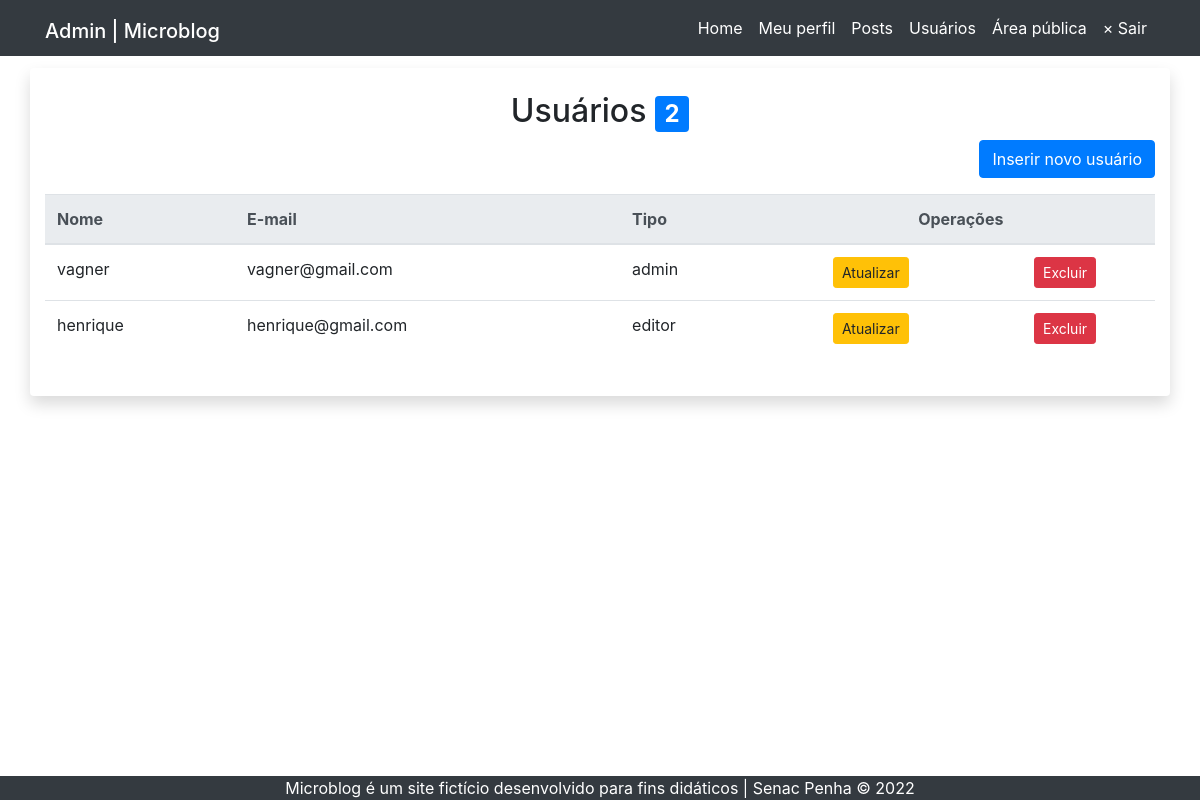
The app's page /admin/usuarios.php (signed in) with its own data.
### tables this page shows
CREATE TABLE `usuarios` (
  `id` smallint(6) NOT NULL,
  `nome` varchar(45) NOT NULL,
  `email` varchar(40) NOT NULL,
  `senha` varchar(255) NOT NULL,
  `tipo` enum('admin','editor') NOT NULL
);

### inc/funcoes-usuarios.php (called while the page is built, shortened)
<?php
function lerUsuarios(mysqli $conexao):array {
    $sql = "SELECT id, nome, email, tipo FROM usuarios ORDER BY nome";
    $resultado = mysqli_query($conexao, $sql) or die(mysqli_error($conexao));
    $usuarios = [];
    while ($usuario = mysqli_fetch_assoc($resultado)) {
        array_push($usuarios, $usuario);
    }
    return $usuarios;
}

### admin/usuarios.php (the view, shortened to what this page needs)
<?php
require "../inc/funcoes-usuarios.php";
require "../inc/cabecalho-admin.php";
$usuarios = lerUsuarios($conexao);
$quantidade = count($usuarios);
?>
<div class="row">
	<article class="col-12 bg-white rounded shadow my-1 py-4">
		<h2 class="text-center">
		Usuários <span class="badge badge-primary"> <?=$quantidade?></span>
		</h2>
		<p class="lead text-right">
				<a class="btn btn-primary" href="usuario-insere.php">Inserir novo usuário</a>
		</p>
		<div class="table-responsive">
			<table class="table table-hover">
				<thead class="thead-light">
					<tr>
						<th>Nome</th>
						<th>E-mail</th>
						<th>Tipo</th>
						<th colspan="2" class="text-center">Operações</th>
					</tr>
				</thead>
				<tbody>
<?php foreach ( $usuarios as $usuario ) { ?>
					<tr>
						<td> <?=$usuario['nome']?> </td>
						<td> <?=$usuario['email']?> </td>
						<td> <?=$usuario['tipo']?> </td>
						<td class="text-center">
							<a class="btn btn-warning btn-sm"
							href="usuario-atualiza.php?id=<?=$usuario['id']?>">
								Atualizar
							</a>
						</td>
						<td class="text-center">
							<a class="btn btn-danger btn-sm excluir"
							href="usuario-exclui.php?id=<?=$usuario['id']?>">
								Excluir
							</a>
						</td>
					</tr>
<?php } ?>
				</tbody>
			</table>
	</div>
	</article>
</div>
<?php require "../inc/rodape-admin.php"; ?>

### css/style.css (style rules this page uses)
body { display: flex; min-height: 100vh; flex-direction: column; background-image: url(../imagens/textura.png); background-attachment: fixed; }

### records on screen
usuarios: nome "vagner", email "vagner@gmail.com", tipo "admin"
usuarios: nome "henrique", email "henrique@gmail.com", tipo "editor"

### other values on screen
$quantidade "2"
